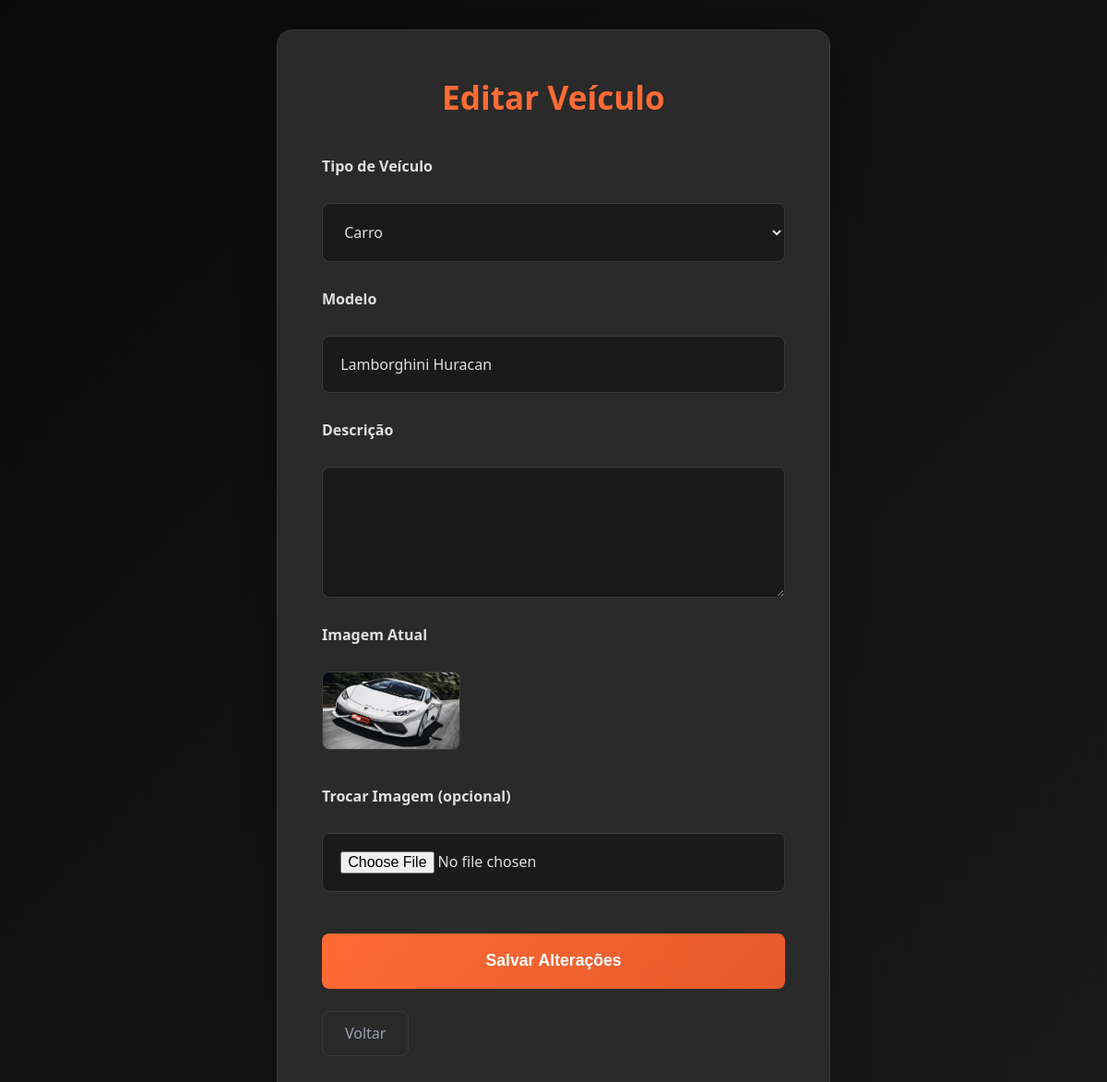
The page /editar_veiculo.php?id=5 on the database its author committed.
### tables this page shows
CREATE TABLE `veiculos` (
  `id` int(11) NOT NULL,
  `tipo` enum('carro','moto') NOT NULL,
  `marca` varchar(255) NOT NULL,
  `modelo` varchar(255) NOT NULL,
  `ano` int(11) NOT NULL,
  `imagem` varchar(500) NOT NULL,
  `descricao` text NOT NULL,
  `disponivel` tinyint(1) NOT NULL DEFAULT 1,
  `data_cadastro` timestamp NOT NULL DEFAULT current_timestamp()
);

### editar_veiculo.php (the view, shortened to what this page needs)
<?php
require 'conexao.php';
$id = $_GET['id'];
$stmt = $pdo->prepare("SELECT * FROM veiculos WHERE id = :id");
$stmt->execute([":id" => $id]);
$veiculo = $stmt->fetch(PDO::FETCH_ASSOC);
?>
<!DOCTYPE html>
<html lang="pt-BR">
<head>
    <link rel="stylesheet" href="assets/css/adicionar_veiculos.css">
</head>
<body>
<div class="container">
    <h2>Editar Veículo</h2>
    <form action="processa_edicao.php" method="POST" enctype="multipart/form-data">
        <label for="tipo">Tipo de Veículo</label>
        <select id="tipo" name="tipo" required>
            <option value="carro" <?php if($veiculo['tipo']=='carro') echo 'selected'; ?>>Carro</option>
        </select>
        <label for="modelo">Modelo</label>
        <input type="text" id="modelo" name="modelo" value="<?php echo $veiculo['modelo']; ?>" required>
        <label for="descricao">Descrição</label>
        <textarea id="descricao" name="descricao" rows="4" required><?php echo $veiculo['descricao']; ?></textarea>
        <label for="imagem">Imagem Atual</label>
        <img src="uploads/<?php echo $veiculo['imagem']; ?>" width="150" style="border-radius:8px; display:block; margin-bottom:10px;">
        <label for="imagem">Trocar Imagem (opcional)</label>
        <input type="file" id="imagem" name="imagem" accept="image/*">
        <button type="submit">Salvar Alterações</button>
    </form>
    <a href="home.php" class="btn-voltar">Voltar</a>
</div>
</body>
</html>

### assets/css/adicionar_veiculos.css (style rules this page uses)
:root { --primary-black: #0a0a0a; --dark-gray: #1a1a1a; --medium-gray: #2a2a2a; --light-gray: #3a3a3a; --text-light: #e0e0e0; --text-muted: #9ca3af; --primary-orange: #ff6b35; --orange-dark: #e55a2b; --orange-light: #ff8c5a; --transition: all 0.3s cubic-bezier(0.4, 0, 0.2, 1); }
* { margin: 0; padding: 0; box-sizing: border-box; }
body { font-family: 'Segoe UI', Tahoma, Geneva, Verdana, sans-serif; background: linear-gradient(135deg, var(--primary-black) 0%, var(--dark-gray) 100%); min-height: 100vh; display: flex; align-items: center; justify-content: center; color: var(--text-light); padding: 2rem; }
.container { background: var(--medium-gray); padding: 3rem; border-radius: 16px; border: 1px solid var(--light-gray); width: 100%; max-width: 600px; box-shadow: 0 20px 40px rgba(0, 0, 0, 0.3); backdrop-filter: blur(10px); animation: fadeInUp 0.6s ease-out; }
.container h2 { text-align: center; margin-bottom: 2.5rem; color: var(--primary-orange); font-size: 2.2rem; font-weight: 700; animation: slideIn 0.8s ease-out; }
form { display: flex; flex-direction: column; gap: 1.8rem; }
label { font-weight: 600; color: var(--text-light); font-size: 1rem; }
input, select, textarea { padding: 1.2rem; border: 1px solid var(--light-gray); border-radius: 8px; background: var(--dark-gray); color: var(--text-light); font-size: 1rem; transition: var(--transition); width: 100%; font-family: inherit; }
input::placeholder, textarea::placeholder { color: var(--text-muted); }
textarea { resize: vertical; min-height: 120px; line-height: 1.6; }
button { background: linear-gradient(135deg, var(--primary-orange) 0%, var(--orange-dark) 100%); color: white; padding: 1.2rem 2rem; border: none; border-radius: 8px; font-size: 1.1rem; font-weight: 600; cursor: pointer; transition: var(--transition); margin-top: 1rem; position: relative; overflow: hidden; }
button::before { content: ''; position: absolute; top: 0; left: -100%; width: 100%; height: 100%; background: linear-gradient(90deg, transparent, rgba(255, 255, 255, 0.2), transparent); transition: left 0.6s; }
.btn-voltar { display: inline-flex; align-items: center; gap: 0.5rem; text-align: center; color: var(--text-muted); text-decoration: none; margin-top: 1.5rem; padding: 0.8rem 1.5rem; border: 1px solid var(--light-gray); border-radius: 8px; transition: var(--transition); font-weight: 500; }
img { border-radius: 8px; border: 1px solid var(--light-gray); transition: var(--transition); }

### rows shown on the page
veiculos: tipo "Carro", modelo "Lamborghini Huracan", imagem (picture)
